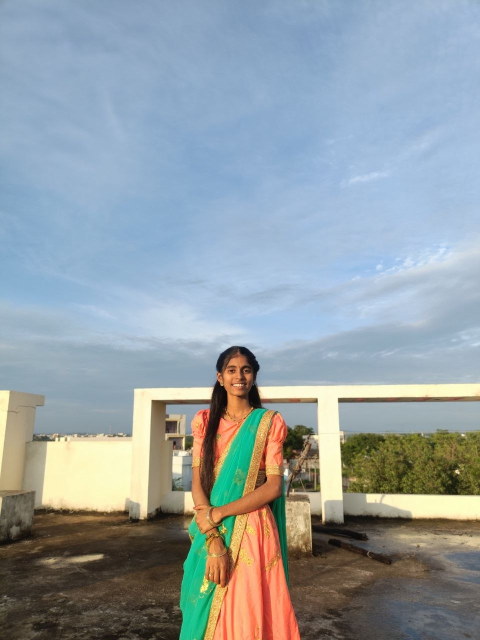
#> input picture ai-services/face-recognition/sample_face.jpg, 960 x 1280 px (shown at 1/2 size)
$ python test_recognizer.py
#> lines starting #> are read from the running program, lines starting #| are printed output that depends on the picture
### ai-services/face-recognition/recognizer.py
import cv2
import numpy as np
import os

class FaceRecognizer:
    """
    A lightweight face recognition module compatible with Python 3.14.
    Uses OpenCV's built-in LBPH (Local Binary Patterns Histograms) Face Recognizer.
    This avoids the heavy C++ build tools required by dlib/face_recognition on newer Python environments.
    """
    def __init__(self, cascade_path=None):
        # We use OpenCV's Haar Cascades for detecting faces.
        # Check project-local models directory first using absolute path based on __file__.
        if cascade_path is None:
            base_dir = os.path.dirname(os.path.abspath(__file__))
            local_cascade = os.path.join(base_dir, "models", "haarcascade_frontalface_default.xml")
            cv2_cascade = os.path.join(cv2.data.haarcascades, "haarcascade_frontalface_default.xml")

            if os.path.exists(local_cascade):
                cascade_path = local_cascade
            elif os.path.exists(cv2_cascade):
                cascade_path = cv2_cascade
            else:
                cascade_path = local_cascade

        if not os.path.exists(cascade_path):
            raise FileNotFoundError(
                f"Haar Cascade file not found at: '{cascade_path}'. "
                "Please ensure 'haarcascade_frontalface_default.xml' is located in 'ai-services/face-recognition/models/'."
            )

        self.face_detector = cv2.CascadeClassifier(cascade_path)
        if self.face_detector.empty():
            raise RuntimeError(f"Failed to load Haar Cascade classifier from '{cascade_path}'. File may be corrupt.")

        # LBPH Face Recognizer requires opencv-contrib-python
        self.recognizer = cv2.face.LBPHFaceRecognizer_create()

        # OpenCV's recognizer requires integer labels for training.
        # We create dictionaries to map incrementing integers to our UUIDs.
        self.current_int_label = 0
        self.label_to_uuid = {}
        self.uuid_to_details = {}

        # Training data arrays
        self.faces_data = []
        self.labels_data = []

        self.is_trained = False
        # LBPH distance threshold — webcam vs enrolled photo needs a looser match
        # (lower distance = better). Typical good matches are < 80-90.
        self.tolerance = 95.0
        self.face_size = (120, 120)

    def _extract_face_roi(self, image_path=None, frame=None):
        """Helper function to load an image, convert to grayscale, and crop out the face region."""
        if frame is not None:
            img = frame
        else:
            if not image_path or not os.path.exists(image_path):
                print(f"Error: Image {image_path} not found.")
                return None

            img = cv2.imread(image_path)
#> img is the input picture: shape (1280, 960, 3); mean B, G, R 163.6, 158.2, 146.7
            if img is None:
                print(f"Error: OpenCV could not read {image_path}.")
                return None

        # LBPH requires grayscale images
        gray = cv2.cvtColor(img, cv2.COLOR_BGR2GRAY)
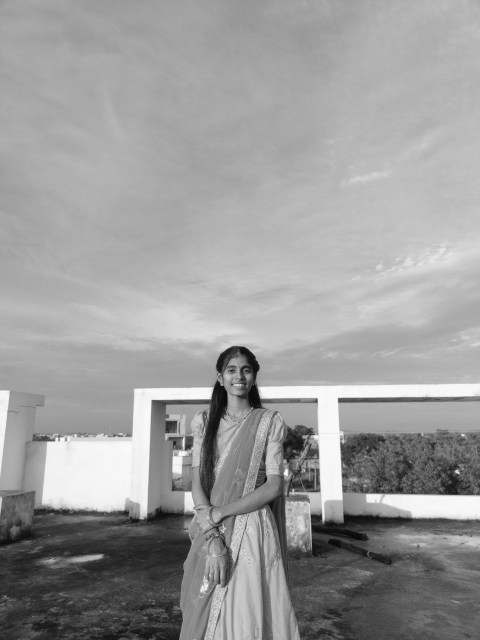
#> gray: shape (1280, 960) (shown at 1/2 size); min 2, max 253, mean 155.3

        # Detect face coordinates — slightly more permissive for live webcam
        faces = self.face_detector.detectMultiScale(
            gray, scaleFactor=1.1, minNeighbors=4, minSize=(40, 40)
        )
#> faces = [[440, 712, 74, 74]]

        if len(faces) == 0:
            return None

        # For the MVP, we assume a single face is in the image, so we pick the largest one
        (x, y, w, h) = max(faces, key=lambda f: f[2] * f[3])
#> x = 440; y = 712; w = 74; h = 74
        # Return the cropped grayscale facial region, normalized for LBPH
        roi = gray[y:y+h, x:x+w]
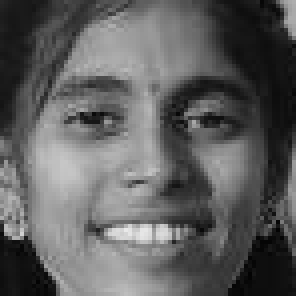
#> roi: shape (74, 74) (shown 4 times larger); min 3, max 233, mean 94.6
        try:
            roi = cv2.resize(roi, self.face_size)
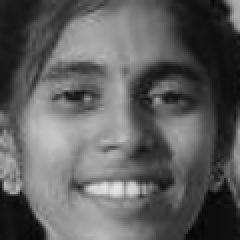
#> roi: shape (120, 120) (shown 2 times larger); min 5, max 229, mean 94.5
        except Exception:
            return None
        return roi

    def register_student(self, student_id, name, roll_number, image_path):
        """
        Extracts the face from the provided image and prepares it for training.
        """
        face_roi = self._extract_face_roi(image_path)

        if face_roi is None:
            print(f"Error: No face detected in {image_path}. Cannot register.")
            return False

        self.faces_data.append(face_roi)
        self.labels_data.append(self.current_int_label)

        self.label_to_uuid[self.current_int_label] = student_id
        self.uuid_to_details[student_id] = {
            "name": name,
            "roll_number": roll_number
        }

        self.current_int_label += 1
        print(f"Successfully loaded facial data for {name} ({roll_number}).")
        return True

    def train_model(self):
        """
        Trains the OpenCV LBPH model.
        Must be called ONCE after all students have been registered.
        """
        if len(self.faces_data) == 0:
            print("No training data available.")
            return False

        # Train requires a numpy array of numpy arrays, and a numpy array of integer labels
        self.recognizer.train(self.faces_data, np.array(self.labels_data))
        self.is_trained = True
        print("AI Model successfully trained on registered students.")
        return True

    def recognize_test_face(self, test_image_path=None, test_frame=None):
        """
        Compares a test face against the trained localized Model.
        Returns the match details and confidence level, or 'Unknown'.
        """
        if not self.is_trained:
            print("Error: Model has not been trained yet. Call train_model() first.")
            return None, 0.0

        face_roi = self._extract_face_roi(image_path=test_image_path, frame=test_frame)
        if face_roi is None:
            # Removed print statement to avoid spamming the console 30 times a second
            return None, 0.0

        # Predict returns the predicted integer label and a confidence/distance score
        predicted_label, distance = self.recognizer.predict(face_roi)
#> predicted_label = 0; distance = 0

        # Convert OpenCV's LBPH distance to a mock "percentage" confidence
        # (0 distance = perfect match. Usually cuts off around 100)
        confidence = max(0.0, 100.0 - distance)
#> confidence = 100

        if distance <= self.tolerance:
            matched_uuid = self.label_to_uuid[predicted_label]
#> matched_uuid = 'test-student-001'
            student_info = self.uuid_to_details[matched_uuid]
#> student_info = {'name': 'Kiran', 'roll_number': 'TEST001'}

            match_data = {
                "student_id": matched_uuid,
                "name": student_info["name"],
                "roll_number": student_info["roll_number"]
            }
#> match_data = {'student_id': 'test-student-001', 'name': 'Kiran', 'roll_number': 'TEST001'}
            return match_data, confidence
        else:
            return "Unknown", confidence

### ai-services/face-recognition/test_recognizer.py
import os
import sys

# Ensure script directory is in sys.path and resolve relative paths using __file__
current_dir = os.path.dirname(os.path.abspath(__file__))
if current_dir not in sys.path:
    sys.path.insert(0, current_dir)

from recognizer import FaceRecognizer

def run_test():
    print("==================================================")
    print("      Face Recognizer Local Test Execution        ")
    print("==================================================\n")

    # Path to test image relative to test_recognizer.py
    sample_image_path = os.path.join(current_dir, "sample_face.jpg")

    if not os.path.exists(sample_image_path):
        print(f"[!] ERROR: Test image not found at '{sample_image_path}'.")
        sys.exit(1)

    # 1. Initialize FaceRecognizer
    try:
        recognizer = FaceRecognizer()
        print("FaceRecognizer Initialized: OK")
    except Exception as e:
        print(f"[!] ERROR Initializing FaceRecognizer: {e}")
        sys.exit(1)

    # 2. Student registration details
    student_id = "test-student-001"
    name = "Kiran"
    roll_number = "TEST001"

    # 3. Call register_student()
    print("\n--- Step 1: Register Student ---")
    reg_success = recognizer.register_student(
        student_id=student_id,
        name=name,
        roll_number=roll_number,
        image_path=sample_image_path
    )
    print(f"Face Registration Result: {'SUCCESS' if reg_success else 'FAILED'}")

    if not reg_success:
        print("[!] Registration failed (no face detected or unreadable image).")
        sys.exit(1)

    # 4. Call train_model()
    print("\n--- Step 2: Train Model ---")
    train_success = recognizer.train_model()
    print(f"Training Result: {'SUCCESS' if train_success else 'FAILED'}")

    if not train_success:
        print("[!] Model training failed.")
        sys.exit(1)

    # 5. Call recognize_test_face()
    print("\n--- Step 3: Recognize Test Face ---")
    match_result, confidence = recognizer.recognize_test_face(sample_image_path)
#> match_result has the same summary as match_data in recognize_test_face; confidence = 100

    # 6. Print clear results
    if match_result == "Unknown" or match_result is None:
        print("Recognition Result: UNKNOWN / NOT RECOGNIZED")
        print(f"Confidence: {confidence:.2f}%")
    else:
        print("Recognition Result: MATCH FOUND")
        print(f"Student Name:       {match_result['name']}")
#| Student Name:       Kiran
        print(f"Roll Number:        {match_result['roll_number']}")
#| Roll Number:        TEST001
        print(f"Student ID:         {match_result['student_id']}")
#| Student ID:         test-student-001
        print(f"Confidence:         {confidence:.2f}%")
#| Confidence:         100.00%

if __name__ == "__main__":
    run_test()
